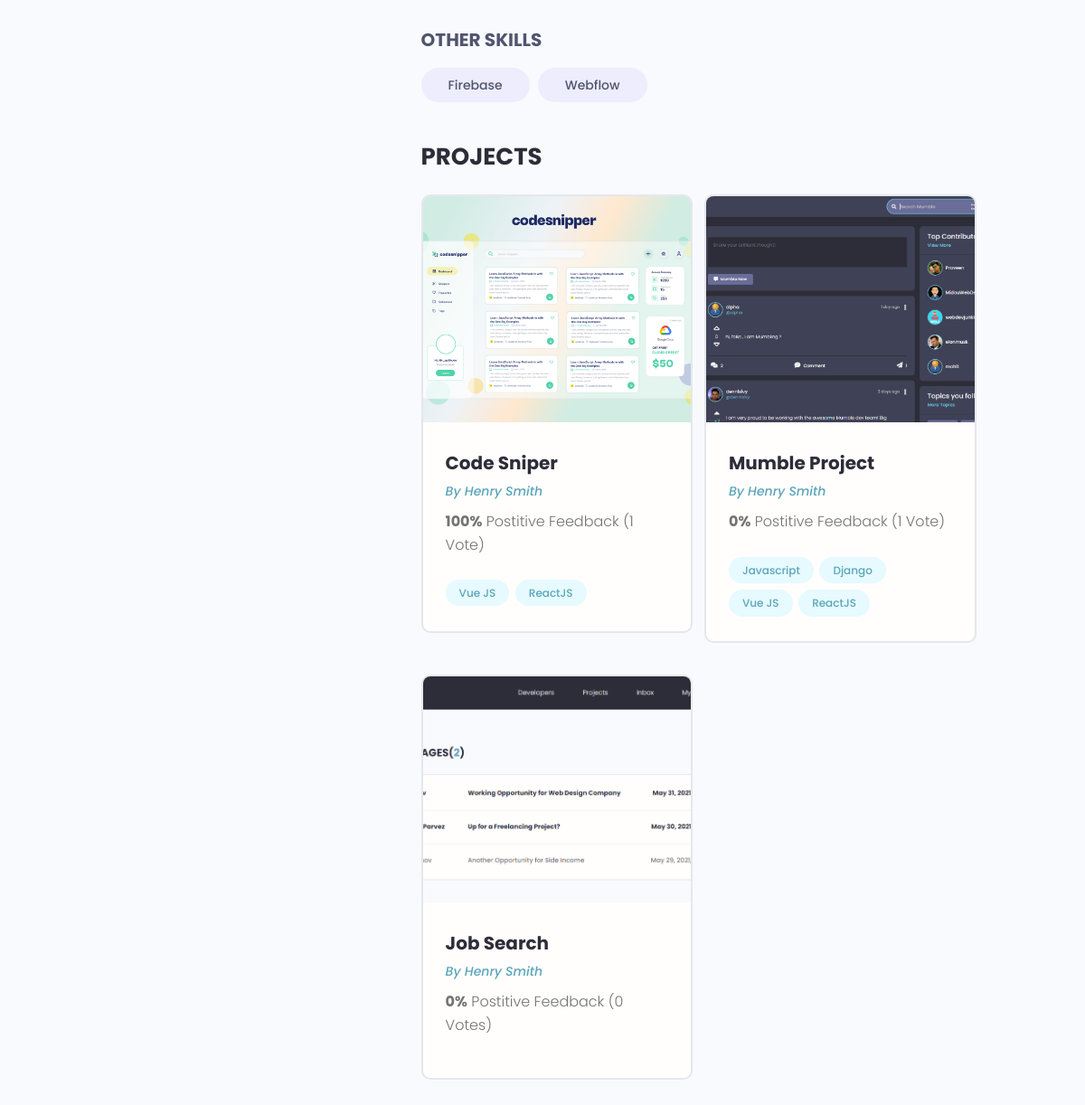
The page /profile/db0d942a-0062-440d-9d02-2a521d989f9c (lower part) on the database as committed earlier.
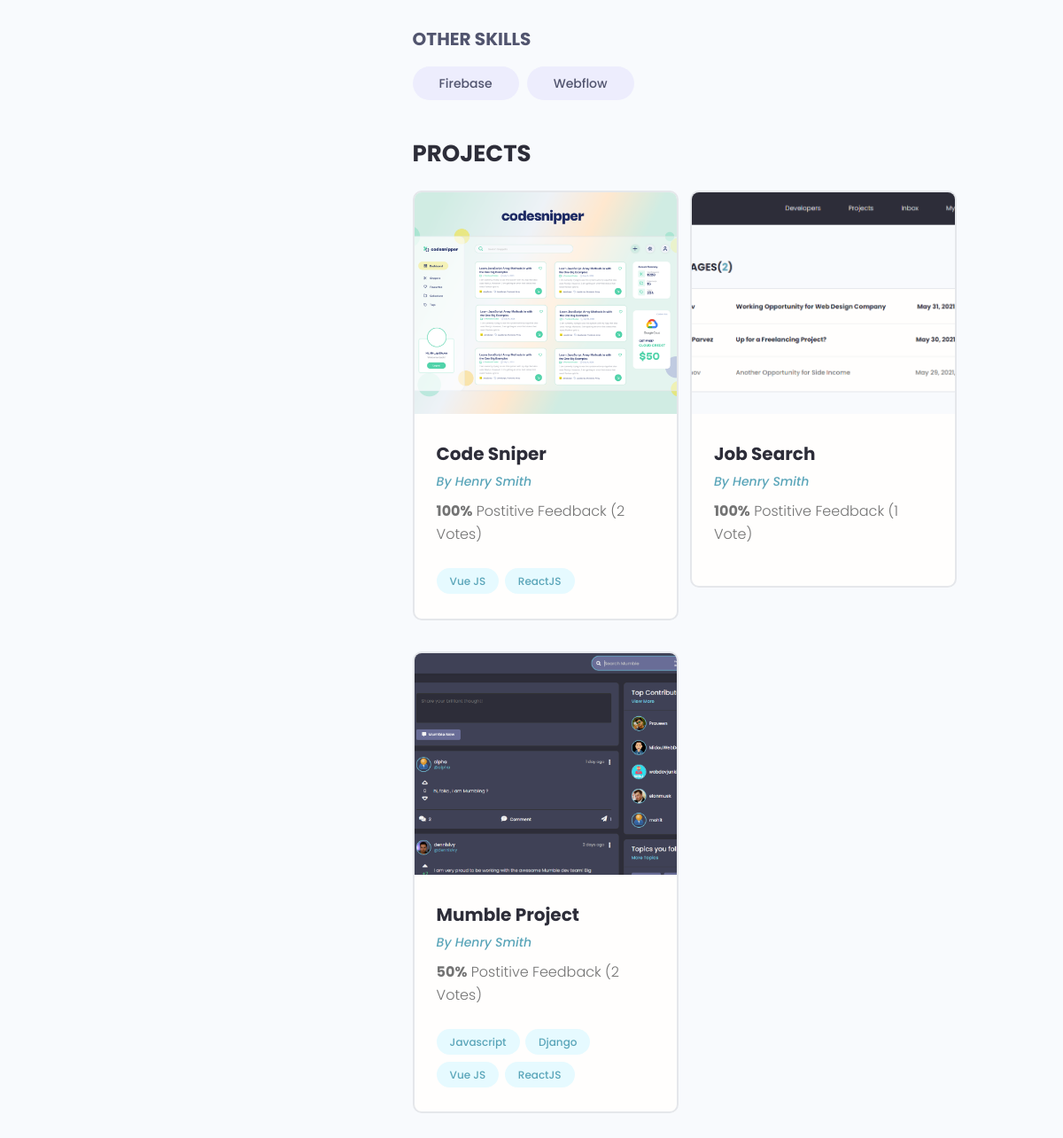
The same page on the database as committed later.
### users/models.py (models this page shows, shortened)
class Skill(models.Model):
    user = models.ForeignKey(Profile, on_delete=models.CASCADE, null=True, blank=True)
    name = models.CharField(max_length=200, null=True, blank=True)
    description = models.TextField(null=True, blank=True)
    created = models.DateTimeField(auto_now_add=True)
    id = models.UUIDField(default=uuid.uuid4, unique=True, primary_key=True, editable=False)

class Profile(models.Model):
    user = models.OneToOneField(User, on_delete=models.CASCADE, null=True, blank=True)
    name = models.CharField(max_length=200, null=True, blank=True)
    username = models.CharField(max_length=200, null=True, blank=True)
    email = models.EmailField(max_length=200, null=True, blank=True)
    short_intro = models.CharField(max_length=500, null=True, blank=True)
    location = models.CharField(max_length=200, null=True, blank=True)
    bio = models.TextField(null=True, blank=True)
    profile_image = models.ImageField(
        null=True, blank=True, default="profiles/user-default.png", upload_to="profiles/")
    social_github = models.CharField(max_length=200, null=True, blank=True)
    social_twitter = models.CharField(max_length=200, null=True, blank=True)
    social_instagram = models.CharField(max_length=200, null=True, blank=True)
    social_youtube = models.CharField(max_length=200, null=True, blank=True)
    social_website = models.CharField(max_length=200, null=True, blank=True)
    created = models.DateTimeField(auto_now_add=True)
    id = models.UUIDField(default=uuid.uuid4, unique=True, primary_key=True, editable=False)
    class Meta:
        ordering = ['created', 'username']

### projects/models.py (models this page shows, shortened)
class Project(models.Model):
    owner = models.ForeignKey(Profile, on_delete=models.SET_NULL, null=True, blank=True)
    title = models.CharField(max_length=200)
    description = models.TextField(null=True, blank=True)
    demo_link = models.CharField(max_length=2000, null=True, blank=True)
    source_link = models.CharField(max_length=2000, null=True, blank=True)
    featured_image = models.ImageField(null=True, blank=True, default="default.jpg")
    tags = models.ManyToManyField('Tag', blank=True)
    vote_total = models.IntegerField(default=0, null=True, blank=True)
    vote_ratio = models.IntegerField(default=0, null=True, blank=True)
    created = models.DateTimeField(auto_now_add=True)
    id = models.UUIDField(default=uuid.uuid4, unique=True, primary_key=True, editable=False)
    @property
    def imageURL(self):
        try:
            url = self.featured_image.url
        except:
            url = "/images/default.jpg"
        return url
    class Meta:
        ordering = ['-vote_ratio', '-vote_total', 'title']      # -created to display newest

class Tag(models.Model):
    name = models.CharField(max_length=200, null=True, blank=False)
    created = models.DateTimeField(auto_now_add=True)
    id = models.UUIDField(default=uuid.uuid4, unique=True, primary_key=True, editable=False)

### users/views.py (the view)
# urls.py: path('profile/<str:pk>', views.profile, name="profile"),
def profile(request, pk):
    profile = Profile.objects.get(id=pk)
    topSkills = profile.skill_set.exclude(description__exact="")
    otherSkills = profile.skill_set.filter(description="")
    context = {"profile": profile, "topSkills": topSkills, "otherSkills": otherSkills}
    return render(request, "users/profile.html", context)

### users/templates/users/profile.html (shortened to what this page needs)
{% extends 'main.html' %}
{% block content %}
<main class="profile my-md">
    <div class="container">
        <div class="layout">
            <div class="column column--1of3">
            </div>
            <div class="column column--2of3">
                <div class="devInfo">
                    <div class="devInfo__skills">
                        <h3 class="devInfo__subtitle">Other Skills</h3>
                        <div class="devInfo__otherSkills">
                            {% for skill in otherSkills %}
                            <span class="tag tag--pill tag--sub tag--lg">
                                <small>{{ skill.name }}</small>
                            </span>
                            {% endfor %}
                        </div>
                    </div>
                </div>
                    <div class="devInfo">
                    <h3 class="devInfo__title">Projects</h3>
                    <div class="grid grid--two">
                        {% for project in profile.project_set.all %}
                        <div class="column">
                            <div class="card project">
                                <a href="{% url 'project' project.id %}" class="project">
                                    <img class="project__thumbnail" src="{{ project.imageURL }}" alt="project thumbnail" />
                                    <div class="card__body">
                                        <h3 class="project__title">{{ project.title }}</h3>
                                        <p><a class="project__author" href="{% url 'profile' project.owner.id %}">By {{ project.owner.name }}</a></p>
                                        <p class="project--rating">
                                            <span style="font-weight: bold;">{{ project.vote_ratio }}%</span> Postitive
                                            Feedback ({{ project.vote_total }} Vote{{ project.vote_total|pluralize:"s" }})
                                        </p>
                                        <div class="project__tags">
                                            {% for tag in project.tags.all %}
                                            <span class="tag tag--pill tag--main">
                                                <small>{{ tag.name }}</small>
                                            </span>
                                            {% endfor %}
                                        </div>
                                    </div>
                                </a>
                            </div>
                        </div>
                        {% endfor %}
                    </div>
                </div>
            </div>
        </div>
    </div>
  </main>
{% endblock %}

Rows that differ between the two databases and show on the page:
changed Project "Code Sniper": vote_total "1" → "2"
changed Project "Job Search": vote_ratio "0" → "100"; vote_total "0" → "1"; moves up the list
changed Project "Mumble Project": vote_ratio "0" → "50"; vote_total "1" → "2"
